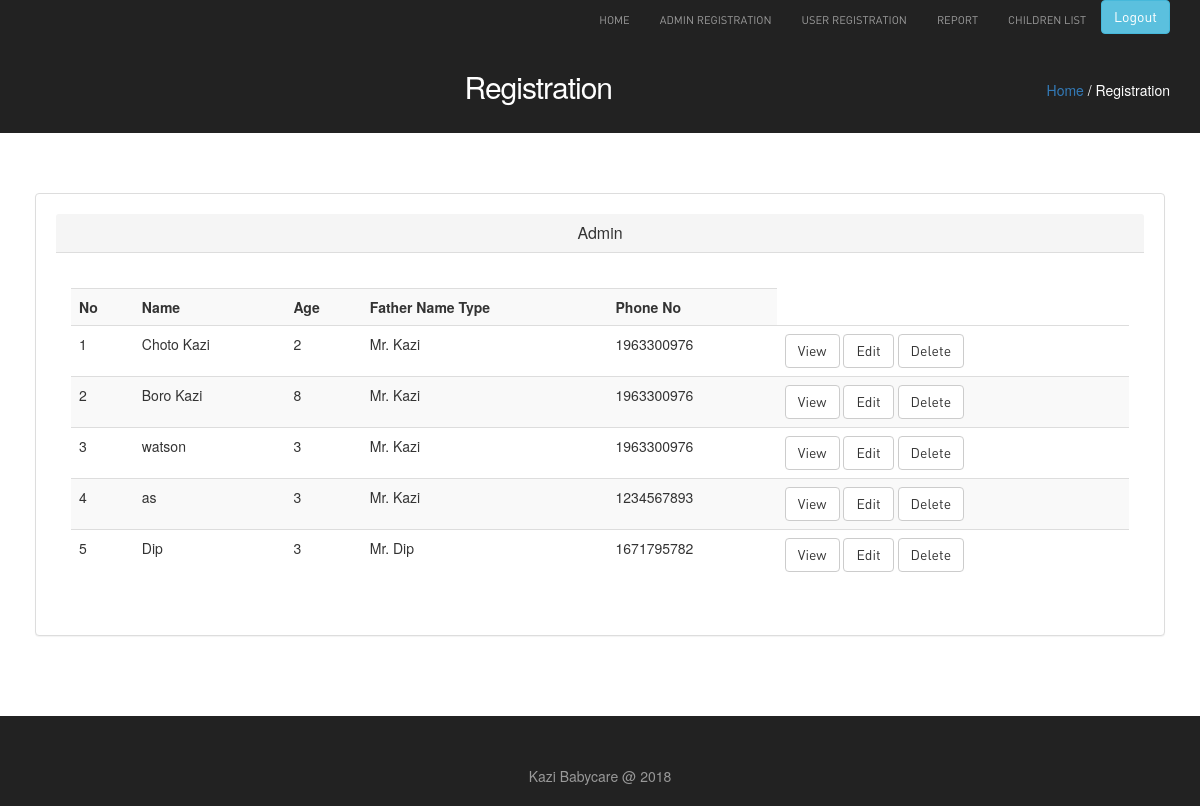
Page /view/child_list.php (signed in) on the committed database.
### tables this page shows
CREATE TABLE `children_details` (
  `children_id` int(10) UNSIGNED NOT NULL,
  `children_name` varchar(50) NOT NULL,
  `children_father_name` varchar(50) NOT NULL,
  `children_mother_name` varchar(50) NOT NULL,
  `email` varchar(50) NOT NULL,
  `mobile_no` varchar(50) NOT NULL,
  `address` varchar(50) NOT NULL,
  `religion` varchar(20) NOT NULL,
  `password` varchar(50) NOT NULL,
  `age` int(3) NOT NULL
);

### control/anotherData.php (called while the page is built, shortened)
<?php
	 require_once ('../model/user.php');
	 class AnotherData {
	 	public function childList(){
	 			$objuser = new User();
	 			return $objuser->get_user_list();
	 	}
	 }
 ?>

### model/user.php (called while the page is built, shortened)
<?php
	 class User {
		public function get_user_list(){
        	return mysqli_query( $GLOBALS["conn"], $GLOBALS["sql"]);
		}
	 }
 ?>

### view/child_list.php (the view, shortened to what this page needs)
<?php include'header.php';?>
<?php include ('../control/anotherData.php');?>
<?php
if (isset($_SESSION['s_email'])) {
 ?>
<head>
<link href="../assets/login/css/bootstrap.min.css" rel="stylesheet">
<link href="../assets/login/css/style.css" rel="stylesheet">
</head>
<body style="text-align:center">
<div class="inside-banner">
  <div class="container">
    <span class="pull-right"><a href="#">Home</a> / Registration</span>
    <h2>Registration</h2>
</div>
</div>
<div class="container">
<div class="spacer">
<div class="row register">
  		<div  align="center" style="padding: 20px">
            <div class="panel panel-default" align="center" style="padding: 20px">
              <div class="panel-heading main-color-bg">
                <h3 class="panel-title" >Admin</h3>
              </div>
              <div class="panel-body" align="center">
                <br>
                    <table class="table table-striped table-hover" >
                      <tr>
                        <th>No</th>
                        <th>Name</th>
                        <th>Age</th>
                        <th>Father Name Type</th>
                        <th>Phone No</th>
                      </tr>
                      <?php
                              $obj = new AnotherData();
                              $result= $obj->childList();
                              $counter = 1;
                              while ($row=mysqli_fetch_array($result)) { ?>
                                      <tr>
                                        <td><?php echo $counter++; ?></td>
                                        <td><?php echo $row['children_name']; ?></td>
                                        <td><?php echo $row['age']; ?></td>
                                        <td> <?php echo $row['children_father_name']; ?></td>
                                        <td> <?php echo $row['mobile_no']; ?></td>
                                        <td><a class="btn btn-default" href="<?php echo 'childProfile.php?id='.$row['children_id'] ?>">View </a> <a class="btn btn-default" href="<?php echo 'childinfoupdate.php?id='.$row['children_id'] ?>">Edit</a> <a class="btn btn-default" href="#">Delete</a></td>
                                      </tr>
                      <?php } ?>
                    </table>
              </div>
              </div>
   </div>
</div>
</div>
</div></body>
<?php include'footer2.php';?>
 <?php }else {
  header("location: ../view/login_user.php");
} ?>

### view/header.php (shortened to what this page needs)
<!DOCTYPE html>
<html lang="en">
<head>
 	<link rel="stylesheet" href="../assets/registration_user/bootstrap/css/bootstrap.css" />
  <link rel="stylesheet" href="../assets/registration_user/style.css"/>
<link rel="stylesheet" href="../assets/registration_user/owl-carousel/owl.carousel.css">
<link rel="stylesheet" href="../assets/registration_user/owl-carousel/owl.theme.css">
    <link rel="stylesheet" type="text/css" href="../assets/registration_user/slitslider/css/style.css" />
    <link rel="stylesheet" type="text/css" href="../assets/registration_user/slitslider/css/custom.css" />
</head>
<body>
<div class="navbar-wrapper">
        <div class="navbar-inverse" role="navigation">
          <div class="container">
            <div class="navbar-collapse  collapse">
              <ul class="nav navbar-nav navbar-right">
               <li class=""><a href="index.php">Home</a></li>
                <li><a href="registerAdmin.php">Admin registration</a></li>
                <li><a href="registerChild.php">User registration</a></li>
                <li><a href="report.php">Report</a></li>
                <li><a href="child_list.php">Children list</a></li>
                <li> <form action="logout.php" method="POST">
                    <button type="submit" name="submit" class="btn btn-info">Logout</button>
                     </form></li>
              </ul>
            </div>
          </div>
        </div>
    </div>

### view/footer2.php
<div class="footer">
<div class="container">
<p class="copyright">Kazi Babycare @ 2018</p>
</div>
</div>
</body>

### assets/registration_user/style.css (style rules this page uses)
body { color:#555; font:normal 13px/22px Arial; background:url(../images/bgmain.png) #eee; }
h1,h2,h3,h4,h5 { font-weight:normal; font-family: din;margin: 0;padding: 0;color: #000 }
h2 { font-size: 35px; letter-spacing: -1px;margin-bottom: 20px; }
h3 { margin: 0 0 15px 0; font-size: 25px; }
p { margin-bottom: 30px; }
a { color:#72b70f; text-decoration:none;outline: none; }
.spacer { margin-top: 40px;margin-bottom:40px; }
table { background-color: #fff; }
.btn { border-radius: 5px; font-family: din; outline: none; }
.btn-info { background: #333;border:4px solid #ddd;padding: 3px 20px; font-size:20px; border-radius: 20px; }
.navbar-inverse { background-color: #111; }
.navbar-inverse .navbar-nav > li > a { font-size: 11px;padding-top: 10px;padding-bottom: 10px;font-family: din;text-transform: uppercase; }
.inside-banner { background:url(../images/bginside.jpg) #222;color: #fff; padding: 30px 0; }
.inside-banner h2 { margin: 0; color: #fff; }
.inside-banner span { margin-top: 10px; }
.footer { background:url(../images/bg.jpg) #222; padding: 20px 0; color: #999; }
.footer p.copyright { margin: 30px 0 0 0; }

### rows in the picture
children_details: children_name "Choto Kazi", age "2", children_father_name "Mr. Kazi", mobile_no "1963300976"
children_details: children_name "Boro Kazi", age "8", children_father_name "Mr. Kazi", mobile_no "1963300976"
children_details: children_name "watson", age "3", children_father_name "Mr. Kazi", mobile_no "1963300976"
children_details: children_name "as", age "3", children_father_name "Mr. Kazi", mobile_no "1234567893"
children_details: children_name "Dip", age "3", children_father_name "Mr. Dip", mobile_no "1671795782"
